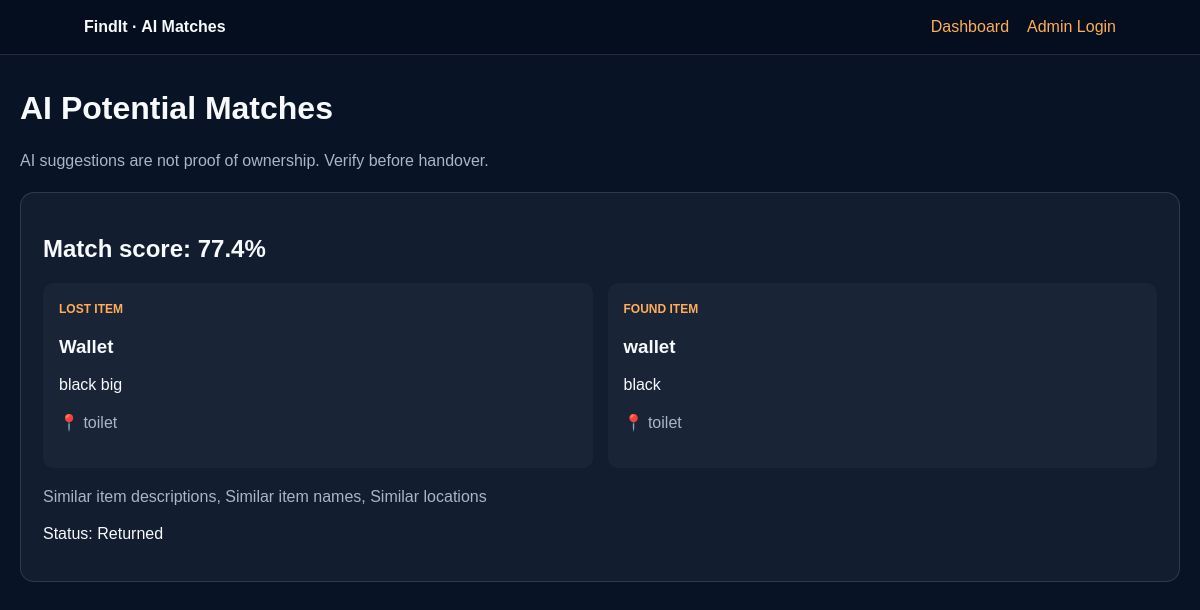
Page /matches on the earlier database version.
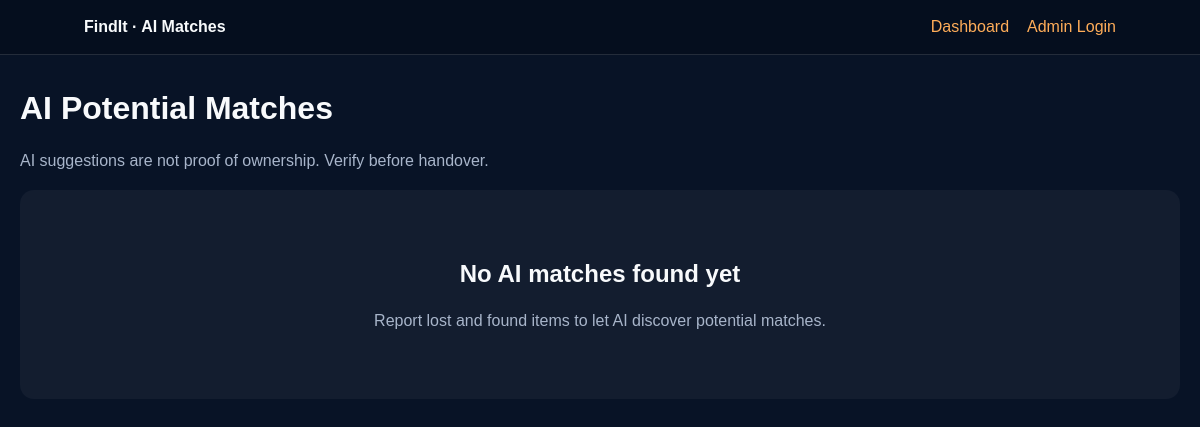
Same page on the later database version.
### tables this page shows
CREATE TABLE matches (
            id INTEGER PRIMARY KEY AUTOINCREMENT,
            lost_item_id INTEGER NOT NULL,
            found_item_id INTEGER NOT NULL,
            similarity_score REAL NOT NULL,
            explanation TEXT,
            status TEXT DEFAULT 'pending',

            FOREIGN KEY (lost_item_id) REFERENCES items(id),
            FOREIGN KEY (found_item_id) REFERENCES items(id),

            UNIQUE(lost_item_id, found_item_id)
        );

CREATE TABLE items (
            id INTEGER PRIMARY KEY AUTOINCREMENT,
            item_type TEXT NOT NULL CHECK(item_type IN ('lost', 'found')),
            item_name TEXT NOT NULL,
            category TEXT NOT NULL,
            description TEXT NOT NULL,
            location TEXT NOT NULL,
            date_reported TEXT NOT NULL,
            image_filename TEXT,
            contact TEXT NOT NULL,
            status TEXT DEFAULT 'open',
            created_at TIMESTAMP DEFAULT CURRENT_TIMESTAMP
        , student_usn TEXT, branch TEXT, year TEXT);

### app.py (the view)
@app.route("/matches")
def matches_page():
    conn = get_db_connection()
    matches = conn.execute("""
        SELECT
            m.id AS match_id, m.similarity_score, m.explanation,
            m.status AS match_status,
            l.item_name AS lost_name, l.description AS lost_description,
            l.location AS lost_location, l.image_filename AS lost_image,
            l.contact AS lost_contact, l.student_usn AS lost_usn,
            l.branch AS lost_branch, l.year AS lost_year,
            f.item_name AS found_name, f.description AS found_description,
            f.location AS found_location, f.image_filename AS found_image,
            f.contact AS found_contact, f.student_usn AS found_usn,
            f.branch AS found_branch, f.year AS found_year
        FROM matches m
        JOIN items l ON m.lost_item_id = l.id
        JOIN items f ON m.found_item_id = f.id
        ORDER BY m.similarity_score DESC
    """).fetchall()
    conn.close()
    return render_template("matches.html", matches=matches,
                           is_admin=session.get("is_admin", False))

### database.py (called while the page is built)
def get_db_connection():
    DB_FOLDER.mkdir(exist_ok=True)
    conn = sqlite3.connect(DB_PATH)
    conn.row_factory = sqlite3.Row
    conn.execute("PRAGMA foreign_keys = ON")
    return conn

### templates/matches.html (shortened to what this page needs)
<!DOCTYPE html><html lang="en"><head><meta charset="UTF-8"><meta name="viewport" content="width=device-width,initial-scale=1"><title>AI Matches | FindIt</title></head><body>
<nav><strong>FindIt · AI Matches</strong><div class="admin"><a href="{{ url_for('home') }}">Dashboard</a>{% if is_admin %}<a href="{{ url_for('admin_claims') }}">Manage Claims</a><a href="{{ url_for('admin_logout') }}">Logout</a>{% else %}<a href="{{ url_for('admin_login') }}">Admin Login</a>{% endif %}</div></nav>
<main class="main"><h1>AI Potential Matches</h1><p class="muted">AI suggestions are not proof of ownership. Verify before handover.</p>
{% for match in matches %}<section class="card"><h2>Match score: {{ "%.1f"|format(match.similarity_score) }}%</h2><div class="items"><div class="item"><span class="badge">LOST ITEM</span><h3>{{ match.lost_name }}</h3><p>{{ match.lost_description }}</p><p class="muted">📍 {{ match.lost_location }}</p></div><div class="item"><span class="badge">FOUND ITEM</span><h3>{{ match.found_name }}</h3><p>{{ match.found_description }}</p><p class="muted">📍 {{ match.found_location }}</p></div></div><p class="muted">{{ match.explanation }}</p><p>Status: {{ match.match_status|title }}</p>
</section>
{% else %}<div class="empty"><h2>No AI matches found yet</h2><p class="muted">Report lost and found items to let AI discover potential matches.</p></div>{% endfor %}
</main></body></html>

Differences in the rows shown:
removed matches: similarity_score "77.4", lost_name "Wallet", lost_description "black big", lost_location "toilet", found_name "wallet", found_description "black", found_location "toilet", explanation "Similar item descriptions, Similar item names, Similar locations", match_status "Returned"
Other differences:
text now shown: "No AI matches found yet Report lost and found items to let AI discover potential matches."
